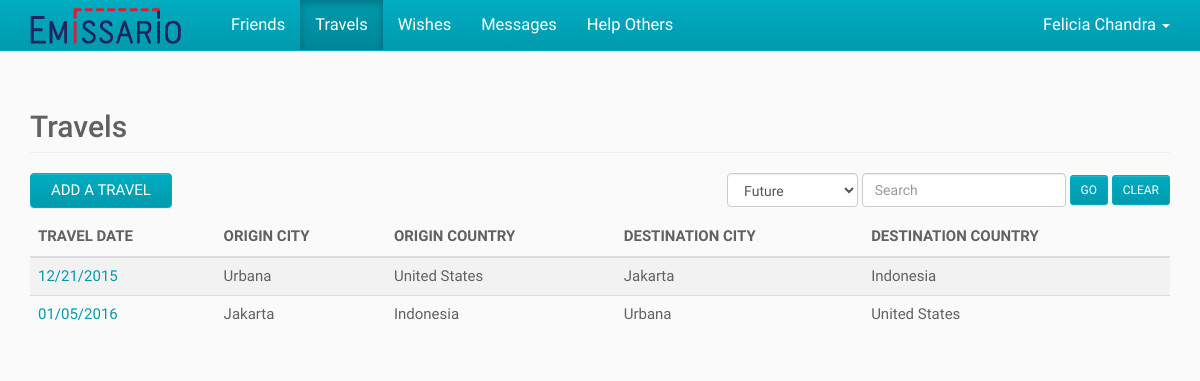
The page /index.php/travels (signed in) on the database its author committed.
### tables this page shows
CREATE TABLE IF NOT EXISTS User (
	ID BIGINT NOT NULL AUTO_INCREMENT,
    First_Name VARCHAR(100) NOT NULL,
    Last_Name VARCHAR(100) NULL,
    Email VARCHAR(100) NOT NULL UNIQUE,
    `Password` CHAR(255) NOT NULL,
    City VARCHAR(100) NULL,
    State VARCHAR(100) NULL,
    Country VARCHAR(2) NULL,
    Phone VARCHAR(100) NULL,
    Created_On DATETIME NULL,
    Modified_On DATETIME NULL,
    PRIMARY KEY (ID)
);

CREATE TABLE IF NOT EXISTS Travel (
	ID BIGINT NOT NULL AUTO_INCREMENT,
    User_ID BIGINT NOT NULL,
    Origin_City VARCHAR(100) NULL,
    Origin_Country VARCHAR(2) NULL,
    Destination_City VARCHAR(100) NULL,
    Destination_Country VARCHAR(2) NULL,
    Travel_Date DATE NULL,
    Created_On DATETIME NULL,
    Modified_On DATETIME NULL,
    PRIMARY KEY (ID),
    FOREIGN KEY (User_ID) REFERENCES User (ID)
);

CREATE TABLE IF NOT EXISTS Country (
	Country_Code VARCHAR(2) NOT NULL,
    Country_Name VARCHAR(100) NOT NULL,
    Created_On DATETIME NULL,
    Modified_On DATETIME NULL,
    PRIMARY KEY (Country_Code)
);

### application/controllers/travels.php (called while the page is built, shortened)
<?php
class Travels
{
	public function index()
	{
		$userID = $GLOBALS["beans"]->siteHelper->getSession("userID");
		$travelDateType = "future";
		$search = "";
		$travels = $GLOBALS["beans"]->travelService->getTravels($userID, $travelDateType, $search);
		require APP . 'views/_templates/header.php';
		require APP . 'views/travels/index.php';
		require APP . 'views/_templates/footer.php';
	}
}

### index.php (called while the page is built, shortened)
<?php
$app = new Application();

### application/core/service.php (called while the page is built)
<?php
class Service
{
	function __construct($model)
	{
		$this->model = $model;
	}
}

### application/core/model.php (called while the page is built)
<?php
class Model
{
	function __construct($db)
	{
		$this->db = $db;
	}
}

### application/models/userModel.php (called while the page is built, shortened)
<?php
class UserModel extends Model
{
	public function getUser($userID)
	{
		$sql = "SELECT User.*, Country.Country_Name, State.State_Name
				FROM User
				LEFT JOIN Country ON Country.Country_Code = User.Country
				LEFT JOIN State ON State.State_Code = User.State
				WHERE User.ID = :user_id";
		$parameters = array(":user_id" => $userID);
		return $GLOBALS["beans"]->queryHelper->getSingleRowObject($this->db, $sql, $parameters);
	}
}

### application/helpers/queryHelper.php (called while the page is built, shortened)
<?php
class QueryHelper
{
	public function getSingleRowObject($db, $sql, $parameters) {
		$query = $db->prepare($sql);
		$query->execute($parameters);
		$result = $query->fetch();
		return $result;
	}
}

### application/services/userService.php (called while the page is built, shortened)
<?php
class UserService extends Service
{
	public function getUser($userID)
	{
		return $this->model->getUser($userID);
	}
}

### application/models/travelModel.php (called while the page is built, shortened)
<?php
class TravelModel extends Model
{
	public function getTravels($userID, $travelDateType = "", $search = "")
	{
		$sql = "SELECT Travel.*,
					DATE_FORMAT(Travel.Travel_Date, '%m/%d/%Y') AS Formatted_Travel_Date,
					Orig_Country.Country_Name AS Origin_Country_Name,
					Dest_Country.Country_Name AS Destination_Country_Name
				FROM Travel
				LEFT JOIN Country Orig_Country ON Orig_Country.Country_Code = Travel.Origin_Country
				LEFT JOIN Country Dest_Country ON Dest_Country.Country_Code = Travel.Destination_Country
				WHERE Travel.User_ID = :user_id";
		if (strcasecmp($travelDateType, "future") == 0)
		{
			$sql .= " AND Travel.Travel_Date > DATE(NOW())";
		}
		else if (strcasecmp($travelDateType, "past") == 0)
		{
			$sql .= " AND Travel.Travel_Date <= DATE(NOW())";
		}
		$sql .= " ORDER BY Travel.Travel_Date";
		$parameters = array(":user_id" => $userID);
		$query = $this->db->prepare($sql);
		$query->execute($parameters);
		return $query->fetchAll();
	}
}

### application/services/travelService.php (called while the page is built, shortened)
<?php
class TravelService extends Service
{
	public function getTravels($userID, $travelDateType = "", $search = "")
	{
		return $this->model->getTravels($userID, $travelDateType, $search);
	}
}

### application/views/travels/index.php (the view, shortened to what this page needs)
<div class="container">
	<h2 class="page-header">Travels</h2>
	<div class="clearfix table-action">
		<button type="button" id="add" class="btn btn-default pull-left">Add a Travel</button>
		<form method="post" class="form-inline table-filter pull-right">
			<div class="form-group">
				<select id="travelDateType" name="travelDateType" class="form-control">
					<option value="future" <?php if (strcasecmp("future", $travelDateType) == 0) { ?>selected<?php } ?>>Future</option>
				</select>
			</div>
			<div class="form-group">
				<input type="text" id="search" name="search" value="<?php echo $search; ?>" class="form-control" placeholder="Search" />
			</div>
			<button type="submit" class="btn btn-default btn-sm">Go</button>
			<button type="button" id="clear" class="btn btn-default btn-sm">Clear</button>
		</form>
	</div>
	<div class="table-responsive">
		<table class="table table-striped">
			<thead>
				<tr>
					<th>Travel Date</th>
					<th>Origin City</th>
					<th>Origin Country</th>
					<th>Destination City</th>
					<th>Destination Country</th>
				</tr>
			</thead>
			<tbody>
				<?php foreach ($travels as $travel) { ?>
					<tr>
						<td>
							<a href="<?php echo URL_WITH_INDEX_FILE . "travels/view/" . $travel->ID; ?>">
								<?php echo $travel->Formatted_Travel_Date ?>
							</a>
						</td>
						<td><?php echo $travel->Origin_City ?></td>
						<td><?php echo $travel->Origin_Country_Name ?></td>
						<td><?php echo $travel->Destination_City ?></td>
						<td><?php echo $travel->Destination_Country_Name ?></td>
					</tr>
				<?php } ?>
			</tbody>
		</table>
	</div>
</div>

### application/views/_templates/header.php (shortened to what this page needs)
<?php
$activeView = "";
if (array_key_exists("PATH_INFO", $_SERVER)) {
	$pathInfoArray = explode("/", $_SERVER["PATH_INFO"]);
	$activeView = $pathInfoArray[1];
}
if (!isset($user)) {
	$user = $GLOBALS["beans"]->userService->getUser($userID);
}
?><!DOCTYPE html>
<html lang="en">
<head>
	<link href="<?php echo URL; ?>public/css/bootstrap.css" rel="stylesheet">
	<link href="<?php echo URL; ?>public/css/bootstrap-theme.css" rel="stylesheet">
	<link href="<?php echo URL; ?>public/css/bootstrap-datepicker3.css" rel="stylesheet">
</head>
<body>
	<nav class="navbar navbar-inverse navbar-fixed-top">
		<div class="container">
			<div class="navbar-header">
				<a class="navbar-brand" href="<?php echo URL_WITH_INDEX_FILE; ?>">
					<img alt="Emissario" src="<?php echo URL; ?>public/img/logo.png" />
				</a>
			</div>
			<?php if (is_numeric($userID)) { ?>
				<div id="navbar" class="navbar-collapse collapse">
					<ul class="nav navbar-nav navbar-left">
						<?php echo $GLOBALS["beans"]->siteHelper->getNavigationHTML($activeView); ?>
					</ul>
					<ul class="nav navbar-nav navbar-right">
						<li class="dropdown">
							<a class="dropdown-toggle" href="#!" aria-expanded="false" aria-haspopup="true" role="button" data-toggle="dropdown">
								<?php echo $user->First_Name . " " . $user->Last_Name ?>
								<span class="caret"></span>
							</a>
						</li>
					</ul>
				</div>
			<?php } ?>
		</div>
	</nav>

### rows shown on the page
user: First_Name "Felicia", Last_Name "Chandra"
travel: Formatted_Travel_Date "12/21/2015", Origin_City "Urbana", country.Country_Name "United States", Destination_City "Jakarta", country.Country_Name "Indonesia"
travel: Formatted_Travel_Date "01/05/2016", Origin_City "Jakarta", country.Country_Name "Indonesia", Destination_City "Urbana", country.Country_Name "United States"

### other values the page prints
$viewTitle "Friends"
$viewTitle "Travels"
$viewTitle "Wishes"
$viewTitle "Messages"
$viewTitle "Help Others"
